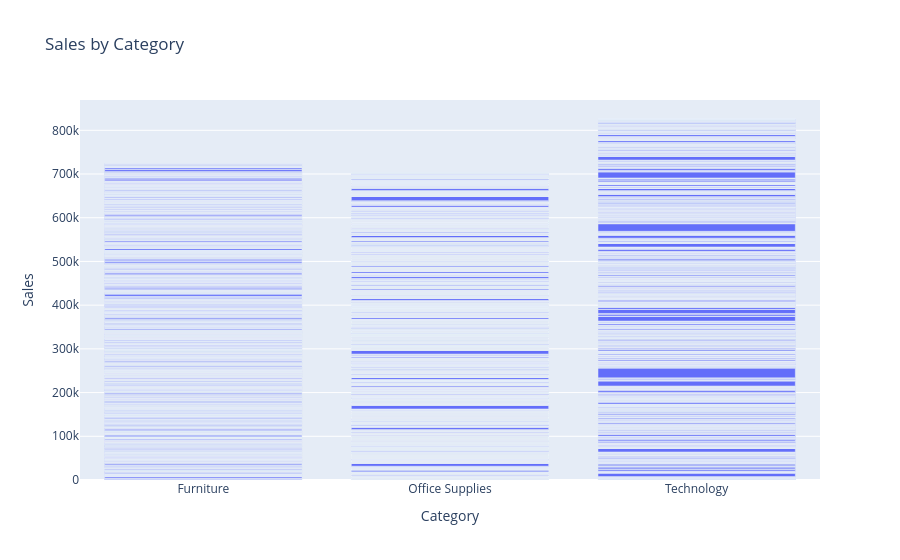

The notebook cell this image was saved under:
### Code cell
fig = px.bar(
    df,
    x="Category",
    y="Sales",
    title="Sales by Category"
)

fig.show()

### Figure 1 — Plotly figure (JSON) as saved in the notebook; plotly's stock layout.template omitted (floating-point values rounded to 4 significant figures; data arrays with more than 128 entries replaced by an {"elided": "..."} marker saying what was removed)
{"data": [{"hovertemplate": "Category=%{x}<br>Sales=%{y}<extra></extra>", "legendgroup": "", "marker": {"color": "#636efa", "pattern": {"shape": ""}}, "name": "", "orientation": "v", "showlegend": false, "textposition": "auto", "type": "bar", "x": {"elided": "9789 str values"}, "xaxis": "x", "y": {"elided": "9789 float values"}, "yaxis": "y"}], "layout": {"barmode": "relative", "legend": {"tracegroupgap": 0}, "title": {"text": "Sales by Category"}, "xaxis": {"anchor": "y", "domain": [0, 1], "title": {"text": "Category"}}, "yaxis": {"anchor": "x", "domain": [0, 1], "title": {"text": "Sales"}}}}
